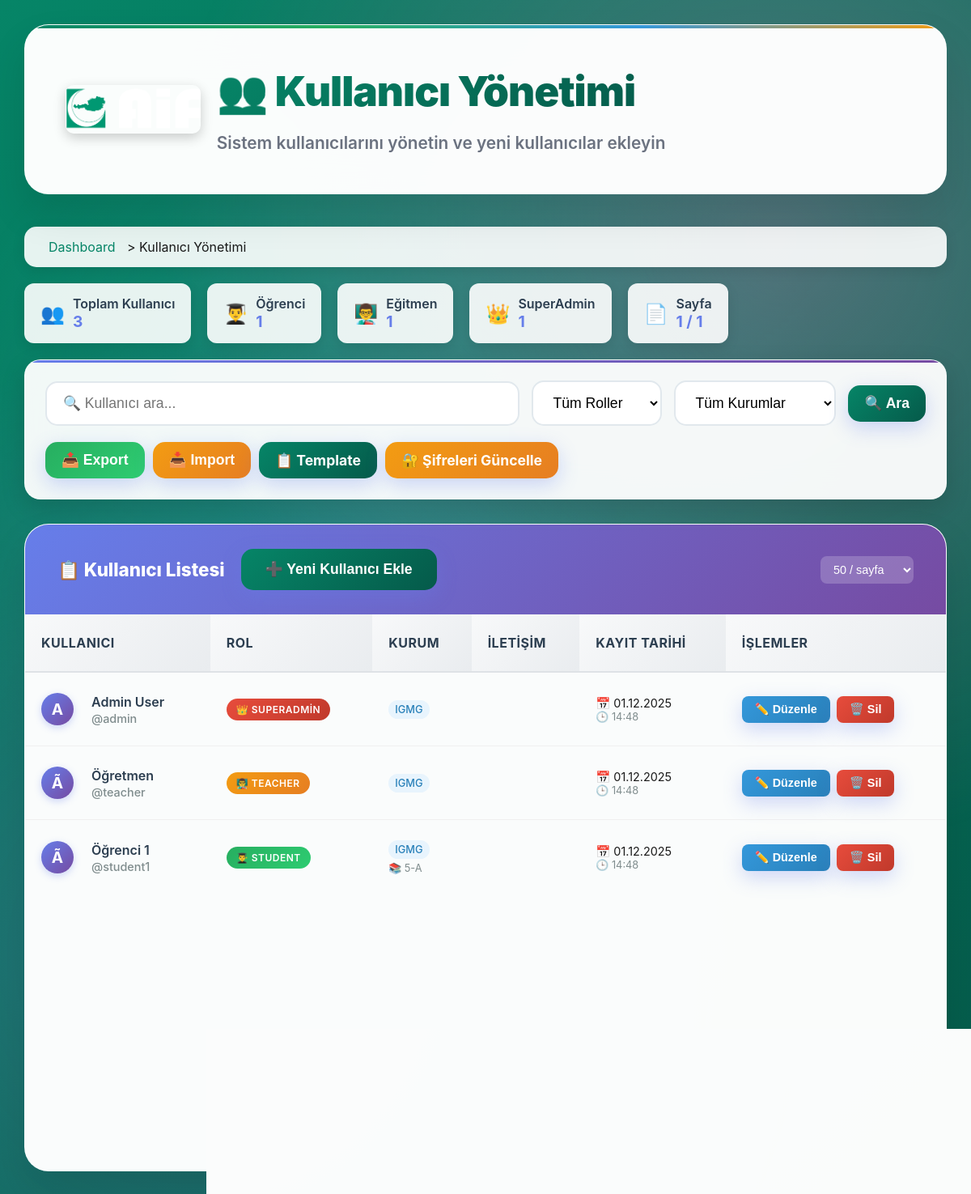
The page /admin/users.php (signed in) on the database its author committed.
### tables this page shows
CREATE TABLE IF NOT EXISTS `users` (
  `id` int(11) NOT NULL AUTO_INCREMENT,
  `username` varchar(50) NOT NULL,
  `password` varchar(255) NOT NULL,
  `role` enum('superadmin','admin','teacher','student') NOT NULL,
  `full_name` varchar(200) NOT NULL,
  `branch` varchar(100) DEFAULT '',
  `class_section` varchar(50) DEFAULT '',
  `email` varchar(100) DEFAULT '',
  `phone` varchar(20) DEFAULT '',
  `user_type` varchar(20) DEFAULT '',
  `is_admin` tinyint(1) DEFAULT 0,
  `is_superadmin` tinyint(1) DEFAULT 0,
  `must_change_password` tinyint(1) DEFAULT 1,
  `created_at` timestamp NOT NULL DEFAULT CURRENT_TIMESTAMP,
  `last_login` timestamp NULL DEFAULT NULL,
  `password_changed_at` timestamp NULL DEFAULT NULL,
  `updated_at` timestamp NOT NULL DEFAULT CURRENT_TIMESTAMP ON UPDATE CURRENT_TIMESTAMP,
  PRIMARY KEY (`id`),
  UNIQUE KEY `username` (`username`),
  KEY `idx_role` (`role`),
  KEY `idx_class_section` (`class_section`),
  KEY `idx_branch` (`branch`)
);

### database.php (called while the page is built, shortened)
<?php
class Database {
    private static $instance = null;
    private $connection;
    private function __construct() {
        $this->host = getenv('DB_HOST') ?: (defined('DB_HOST') ? DB_HOST : 'localhost');
        $this->dbname = getenv('DB_NAME') ?: (defined('DB_NAME') ? DB_NAME : '');
        $this->username = getenv('DB_USER') ?: (defined('DB_USER') ? DB_USER : '');
        $this->password = getenv('DB_PASS') ?: (defined('DB_PASS') ? DB_PASS : '');
        try {
            $this->connection = new PDO(
                "mysql:host={$this->host};dbname={$this->dbname};charset=utf8mb4",
                $this->username,
                $this->password,
                [
                    PDO::ATTR_ERRMODE => PDO::ERRMODE_EXCEPTION,
                    PDO::ATTR_DEFAULT_FETCH_MODE => PDO::FETCH_ASSOC,
                    PDO::ATTR_EMULATE_PREPARES => false,
                    PDO::ATTR_PERSISTENT => false,
                    PDO::ATTR_TIMEOUT => 10
                ]
            );
        } catch (PDOException $e) {
            die("Veritabanı bağlantı hatası: " . $e->getMessage());
        }
    }
    public static function getInstance() {
        if (self::$instance === null) {
            self::$instance = new self();
        }
        return self::$instance;
    }
    public function getAllUsers() {
        $sql = "SELECT * FROM users ORDER BY created_at DESC";
        $stmt = $this->connection->prepare($sql);
        $stmt->execute();
        return $stmt->fetchAll();
    }
}
?>

### auth.php (called while the page is built, shortened)
<?php
require_once 'database.php';
class Auth {
    private static $instance = null;
    private $db;
    public static function getInstance() {
        if (self::$instance === null) {
            self::$instance = new self();
        }
        return self::$instance;
    }
    private function __construct() {
        $this->db = Database::getInstance();
    }
    public function getUsers() {
        $users = $this->db->getAllUsers();
        $result = [];
        foreach ($users as $user) {
            $result[$user['username']] = $user;
        }
        return $result;
    }
    public function getAllUsers() {
        return $this->getUsers();
    }
}
?>

### admin/users.php (the view, shortened to what this page needs)
<?php
require_once '../auth.php';
$auth = Auth::getInstance();
$itemsPerPage = isset($_GET['items_per_page']) ? max(10, intval($_GET['items_per_page'])) : 50;
$currentPage = isset($_GET['page']) ? max(1, intval($_GET['page'])) : 1;
$searchTerm = isset($_GET['search']) ? trim($_GET['search']) : '';
$allUsers = $auth->getAllUsers();
$filteredUsers = [];
foreach ($allUsers as $username => $userData) {
    $user = [
        'username' => $username,
        'role' => $userData['role'],
        'name' => $userData['full_name'] ?? $userData['name'] ?? 'Bilinmiyor',
        'password' => $userData['password'] ?? 'N/A',
        'institution' => $userData['branch'] ?? $userData['institution'] ?? 'Belirtilmemiş',
        'class_section' => $userData['class_section'] ?? '',
        'email' => $userData['email'] ?? '',
        'phone' => $userData['phone'] ?? '',
        'created_at' => $userData['created_at'] ?? 'Bilinmiyor',
        'last_login' => $userData['last_login'] ?? 'Hiç giriş yapmamış'
    ];
    $filteredUsers[] = $user;
}
$totalUsers = count($filteredUsers);
$totalPages = ceil($totalUsers / $itemsPerPage);
$offset = ($currentPage - 1) * $itemsPerPage;
$users = array_slice($filteredUsers, $offset, $itemsPerPage);
?>
<!DOCTYPE html>
<html lang="tr">
<head>
    <link rel="stylesheet" href="https://cdnjs.cloudflare.com/ajax/libs/font-awesome/6.4.0/css/all.min.css">
</head>
<body>
    <div class="container">
        <div class="header">
            <div style="display: flex; align-items: center; gap: 20px;">
                <img src="../logo.png" alt="Bir Soru Bir Sevap Logo" style="height: 60px; width: auto; border-radius: 10px; box-shadow: 0 5px 15px rgba(0,0,0,0.2);">
                <div>
            <h1>👥 Kullanıcı Yönetimi</h1>
            <p>Sistem kullanıcılarını yönetin ve yeni kullanıcılar ekleyin</p>
                </div>
            </div>
        </div>
        <div class="nav-breadcrumb">
            <a href="dashboard.php">Dashboard</a> > Kullanıcı Yönetimi
        </div>
        <div class="table-stats">
            <div class="stat-item">
                <div class="stat-icon">👥</div>
                <div>
                    <div class="stat-text">Toplam Kullanıcı</div>
                    <div class="stat-number"><?php echo $totalUsers; ?></div>
            </div>
            </div>
            <div class="stat-item">
                <div class="stat-icon">👨‍🎓</div>
                <div>
                    <div class="stat-text">Öğrenci</div>
                    <div class="stat-number"><?php echo count(array_filter($filteredUsers, fn($u) => $u['role'] === 'student')); ?></div>
            </div>
            </div>
            <div class="stat-item">
                <div class="stat-icon">👨‍🏫</div>
                <div>
                    <div class="stat-text">Eğitmen</div>
                    <div class="stat-number"><?php echo count(array_filter($filteredUsers, fn($u) => $u['role'] === 'teacher')); ?></div>
                </div>
            </div>
            <div class="stat-item">
                <div class="stat-icon">👑</div>
                <div>
                    <div class="stat-text">SuperAdmin</div>
                    <div class="stat-number"><?php echo count(array_filter($filteredUsers, fn($u) => $u['role'] === 'superadmin')); ?></div>
                </div>
            </div>
            <div class="stat-item">
                <div class="stat-icon">📄</div>
                <div>
                    <div class="stat-text">Sayfa</div>
                    <div class="stat-number"><?php echo $currentPage; ?> / <?php echo $totalPages; ?></div>
                </div>
            </div>
        </div>
        <div class="search-filter-bar">
            <form method="GET" style="display: flex; gap: 15px; align-items: center; flex: 1;">
                <input type="text" name="search" class="search-input" placeholder="🔍 Kullanıcı ara..." value="<?php echo htmlspecialchars($searchTerm); ?>">
                <select name="role" class="filter-select" onchange="this.form.submit()">
                <option value="">Tüm Roller</option>
            </select>
                <select name="institution" class="filter-select" onchange="this.form.submit()">
                <option value="">Tüm Kurumlar</option>
            </select>
                <button type="submit" class="btn" style="padding: 12px 20px;">🔍 Ara</button>
            </form>
            <div style="display: flex; gap: 10px; align-items: center;">
                <div class="dropdown">
                    <button class="btn btn-success" onclick="toggleDropdown('exportDropdown')" style="padding: 12px 20px;">
                        📤 Export
                    </button>
                    </div>
                <button class="btn btn-warning" onclick="toggleImportModal()" style="padding: 12px 20px;">
                    📥 Import
                </button>
                <a href="template.csv" class="btn btn-secondary" style="padding: 12px 20px;" download>
                    📋 Template
                </a>
                <a href="../update_passwords.php" class="btn btn-warning" style="padding: 12px 20px;"
                   onclick="return confirm('Mevcut tüm kullanıcıların şifrelerini iqra2025# olarak güncellemek istediğinizden emin misiniz? (Superadmin hariç)')">
                    🔐 Şifreleri Güncelle
                </a>
            </div>
                    </div>
        <div class="content-grid">
            <div class="users-table-container">
                <div class="table-header">
                    <div class="table-title-section">
                        <h3>📋 Kullanıcı Listesi</h3>
                        <button class="btn btn-primary" onclick="toggleAddUserModal()">
                            ➕ Yeni Kullanıcı Ekle
                        </button>
                    </div>
                    <div class="table-controls">
                        <select onchange="changeItemsPerPage(this.value)">
                            <option value="50" <?php echo $itemsPerPage == 50 ? 'selected' : ''; ?>>50 / sayfa</option>
                        </select>
                    </div>
            </div>
                <?php if (empty($users)): ?>
                    <div class="empty-state">
                        <i>👥</i>
                        <h3>Kullanıcı bulunamadı</h3>
                        <p>Arama kriterlerinizi değiştirerek tekrar deneyin</p>
                    </div>
                <?php else: ?>
                    <table class="users-table">
                    <thead>
                        <tr>
                            <th>Kullanıcı</th>
                            <th>Rol</th>
                            <th>Kurum</th>
                            <th>İletişim</th>
                            <th>Kayıt Tarihi</th>
                            <th>İşlemler</th>
                        </tr>
                    </thead>
                    <tbody>
                        <?php foreach ($users as $user): ?>
                                <tr>
                                <td>
                                    <div class="user-info">
                                        <div class="user-avatar">
                                            <?php echo strtoupper(substr($user['name'] ?? 'U', 0, 1)); ?>
                                        </div>
                                        <div class="user-details">
                                            <div class="user-name"><?php echo htmlspecialchars($user['name'] ?? 'Bilinmiyor'); ?></div>
                                            <div class="user-username">@<?php echo htmlspecialchars($user['username']); ?></div>
                                        </div>
                                    </div>
                                </td>
                                <td>
                                    <span class="role-badge role-<?php echo $user['role']; ?>">
                                        <?php
                                        $roleIcons = [
                                            'student' => '👨‍🎓',
                                            'teacher' => '👨‍🏫',
                                            'superadmin' => '👑'
                                        ];
                                        echo $roleIcons[$user['role']] . ' ' . ucfirst($user['role']);
                                        ?>
                                    </span>
                                </td>
                                <td>
                                        <span class="institution-badge">
                                        <?php echo htmlspecialchars($user['institution']); ?>
                                        </span>
                                    <?php if (!empty($user['class_section'])): ?>
                                        <div style="font-size: 0.8rem; color: #7f8c8d; margin-top: 4px;">
                                            📚 <?php echo htmlspecialchars($user['class_section']); ?>
                                        </div>
                                    <?php endif; ?>
                                </td>
                                <td>
                                </td>
                                <td>
                                    <div style="font-size: 0.9rem;">
                                        📅 <?php echo date('d.m.Y', strtotime($user['created_at'])); ?>
                                    </div>
                                    <div style="font-size: 0.8rem; color: #7f8c8d;">
                                        🕒 <?php echo date('H:i', strtotime($user['created_at'])); ?>
                                    </div>
                                </td>
                                <td>
                                    <div class="action-buttons">
                                        <button class="btn btn-edit btn-sm" onclick="editUser('<?php echo htmlspecialchars($user['username']); ?>')">
                                            ✏️ Düzenle
                                        </button>
                                    <form method="POST" style="display: inline;">
                                            <button type="submit" class="btn btn-danger btn-sm"
                                                onclick="return confirm('Bu kullanıcıyı silmek istediğinizden emin misiniz?')">
                                                🗑️ Sil
                                        </button>
                                    </form>
                                    </div>
                                </td>
                            </tr>
                        <?php endforeach; ?>
                    </tbody>
                </table>
                <?php endif; ?>
            </div>
        </div>
    </div>
</body>
</html>

### rows shown on the page
users: full_name "A", full_name "Admin User", username "admin", role "👑", role "SUPERADMIN", branch "IGMG", created_at "01.12.2025", created_at "14:48"
users: full_name "Ã", full_name "Öğretmen", username "teacher", role "👨‍🏫", role "TEACHER", branch "IGMG", created_at "01.12.2025", created_at "14:48"
users: full_name "Ã", full_name "Öğrenci 1", username "student1", role "👨‍🎓", role "STUDENT", branch "IGMG", class_section "5-A", created_at "01.12.2025", created_at "14:48"

### other values the page prints
$totalUsers "3"
$currentPage "1"
$totalPages "1"
